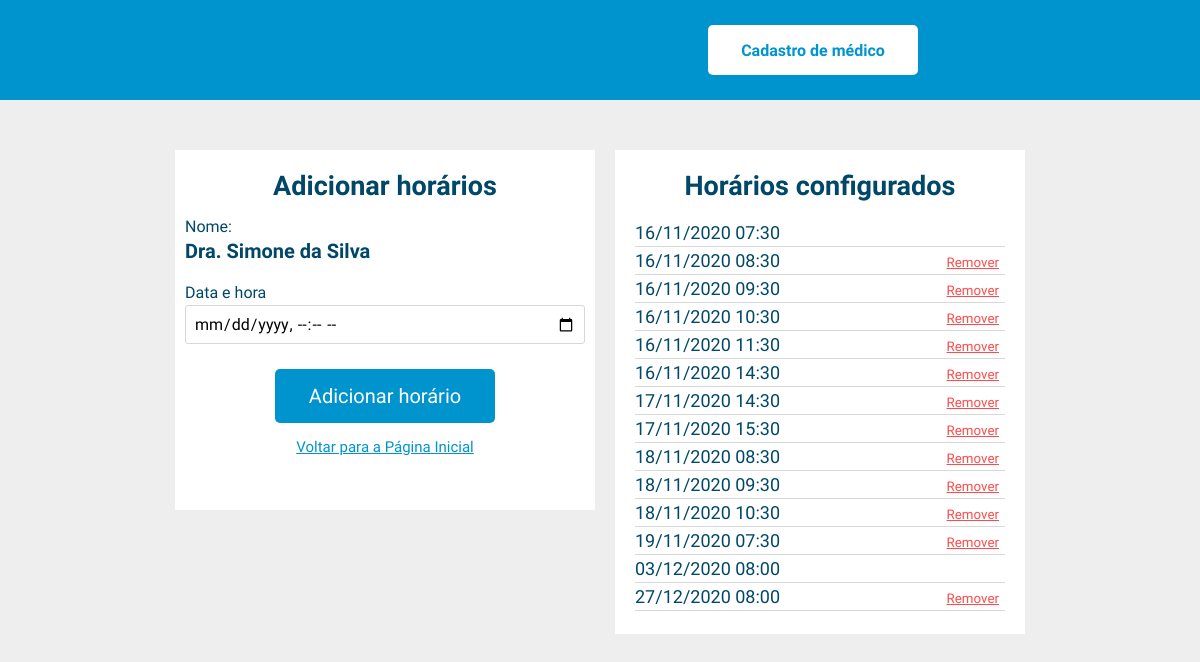
Screenshot of /src/view/config-horarios.php?id=13&medico=true with the database file from the repository.
### tables this page shows
CREATE TABLE `medico` (
  `id` int NOT NULL,
  `email` varchar(255) NOT NULL,
  `nome` varchar(255) NOT NULL,
  `senha` varchar(50) DEFAULT NULL,
  `data_criacao` timestamp NULL DEFAULT NULL,
  `data_alteracao` timestamp NULL DEFAULT NULL
);

CREATE TABLE `horario` (
  `id` int NOT NULL,
  `id_medico` int NOT NULL,
  `data_horario` datetime DEFAULT NULL,
  `horario_agendado` tinyint(1) DEFAULT '0',
  `data_criacao` timestamp NULL DEFAULT NULL,
  `data_alteracao` timestamp NULL DEFAULT NULL
);

### src/model/conexao-banco-dados.php (called while the page is built, shortened)
<?php
class Conexao {
  public function __construct() {
      try {
          $db = 'mysql:host='. DB_HOST .';dbname='. DB_NAME;
          $this->pdo = new PDO($db, DB_USER, DB_PASS);
      } catch(PDOException $e){
          print $e->getMessage();
      }
  }
}
?>

### src/model/medico-classe-dao.php (called while the page is built, shortened)
<?php
include_once 'conexao-banco-dados.php';
class MedicoDAO extends Conexao {
    public function visualizaMedico(Medico $medico) {
        try {
            $stmt = $this->pdo->prepare('SELECT * FROM medico WHERE id = :id' );
            $stmt->bindValue(':id', $medico->getId());
            if ($stmt->execute()) {
                $dado = $stmt->fetch(PDO::FETCH_OBJ);
                $medico->setId($dado->id);
                $medico->setEmail($dado->email);
                $medico->setNome($dado->nome);
                $medico->setSenha($dado->senha);
                return $medico;
            }
            else
            {
                return false;
            }
        }
        catch (PDOException  $e) {
            print $e->getMessage();
        }
    }
}
?>

### src/model/medico-classe.php (called while the page is built, shortened)
<?php
class Medico {
  private $id;
  private $nome;
  function __construct() {
      $this->id    = '';
      $this->nome  = '';
  }
  function setId($id) { $this->id = $id; }
  function getId() { return $this->id; }
  function setNome($nome) { $this->nome = $nome; }
  function getNome() { return $this->nome; }
}
?>

### src/model/horario-classe-dao.php (called while the page is built, shortened)
<?php
include_once 'conexao-banco-dados.php';
include_once 'medico-classe.php';
class HorarioDAO extends Conexao {
    public function listaHorarios($id_medico) {
        try {
            $stmt = $this->pdo->prepare('SELECT * FROM horario WHERE id_medico = :id_medico ORDER BY data_horario ASC' );
            $stmt->bindValue(':id_medico', $id_medico);
            if ($stmt->execute()) {
                $dados = $stmt->fetchAll(PDO::FETCH_OBJ);
                return $dados;
            }
            else
            {
                return false;
            }
        }
        catch (PDOException  $e) {
            print $e->getMessage();
        }
    }
}
?>

### src/view/config-horarios.php (the view, shortened to what this page needs)
<?php
  include '../header.php';
  include '../model/medico-classe.php';
  include '../model/medico-classe-dao.php';
  include '../model/horario-classe-dao.php';
  if($_GET['medico']) {
    $medicoDAO = new MedicoDAO();
    $medico = new Medico();
    $id_medico = $_GET['id'];
    $medico->setId($id_medico);
    $usuario = $medicoDAO->visualizaMedico($medico);
  }
  ?>
  <div class="config-container flex-row">
    <div class="form-container flex-column">
      <h1>Adicionar horários</h1>
      <form class="flex-column" method='post' action='../controller/horario-controller.php'>
          <label for ="nome">Nome:</label>
          <div class="nome-medico">
            <?php echo $usuario->getNome() ?>
          </div>
          <label for ="dataehora">Data e hora</label>
          <input type='datetime-local' name='data' required/>
          <button class='button' type='submit' name='adiciona-horario'>Adicionar horário</button>
      </form>
      <a href='../index.php'>Voltar para a Página Inicial</a>
    </div>
    <div class="horarios-container flex-column">
      <h1>Horários configurados</h1>
      <?php
      $horarioDAO = new HorarioDAO();
      $horarios = $horarioDAO->listaHorarios($id_medico);
      if($horarios) {
        foreach ($horarios as $horario) {
          ?>
          <div class="horario-container flex-row">
              <?php echo date_format(new DateTime($horario->data_horario), 'd/m/Y H:i');
                if($horario->horario_agendado == 0) { ?>
                  <form method='post' action='../controller/horario-controller.php'>
                    <button class="button" type='submit' name='remove'>Remover</button>
                  </form>
                <?php
                }
              ?>
          </div>
          <?php
        }
      }
      else {
        echo "Sem horários";
      }
      ?>
    </div>
  </div>
</div>
</body>
</html>

### src/model/css/style.css (style rules this page uses)
body { margin: 0; padding: 0; font-family: 'Signika', sans-serif; background: #eeeeee; }
.flex-row { display: flex; }
.flex-column { display: flex; flex-direction: column; }
h1 { font-weight: bold; font-size: 27px; color: #004768; margin: 0; }
a, a:visited, a:hover, a:active { color: inherit; text-decoration: none; }
.button { border: none; font-family: 'Signika', sans-serif; cursor: pointer; }
.form-container { background: #fff; width: 400px; padding: 10px; }
.form-container h1 { text-align: center; margin-top: 10px; margin-bottom: 15px; }
.form-container label { margin-bottom: 3px; color: #004768; }
.form-container input { padding: 8px; border-radius: 3px; border: 1px solid rgb(216, 216, 216); font-family: 'Signika', sans-serif; font-size: 16px; }
::placeholder { color: #b6b6b6; opacity: 1; }
.form-container .button { align-self: center; margin-top: 25px; margin-bottom: 15px; width: 55%; background: #0094CF; color: #fff; font-size: 20px; padding: 15px; border-radius: 5px; }
.form-container a { color: #0094CF; align-self: center; font-size: 15px; text-decoration: underline; margin-bottom: 15px; }
.form-container .nome-medico { font-weight: bold; color: #004768; font-size: 20px; margin-bottom: 20px; }
.config-container .form-container { max-height: 340px; margin-right: 20px; }
.horarios-container { width: 370px; background: #fff; padding: 20px; align-items: center; }
.horarios-container h1 { margin-bottom: 20px; }
.config-container .horario-container { width: 100%; justify-content: space-between; border-bottom: 1px solid rgb(216, 216, 216); padding-bottom: 3px; margin-bottom: 3px; color: #004768; font-size: 18px; }
.config-container .horario-container .button { background: none; text-decoration: underline; color: rgb(255, 74, 74); }

### rows the page displays
medico: nome "Dra. Simone da Silva"
horario: data_horario "16/11/2020 07:30"
horario: data_horario "16/11/2020 08:30"
horario: data_horario "16/11/2020 09:30"
horario: data_horario "16/11/2020 10:30"
horario: data_horario "16/11/2020 11:30"
horario: data_horario "16/11/2020 14:30"
horario: data_horario "17/11/2020 14:30"
horario: data_horario "17/11/2020 15:30"
horario: data_horario "18/11/2020 08:30"
horario: data_horario "18/11/2020 09:30"
horario: data_horario "18/11/2020 10:30"
horario: data_horario "19/11/2020 07:30"
horario: data_horario "03/12/2020 08:00"
horario: data_horario "27/12/2020 08:00"
